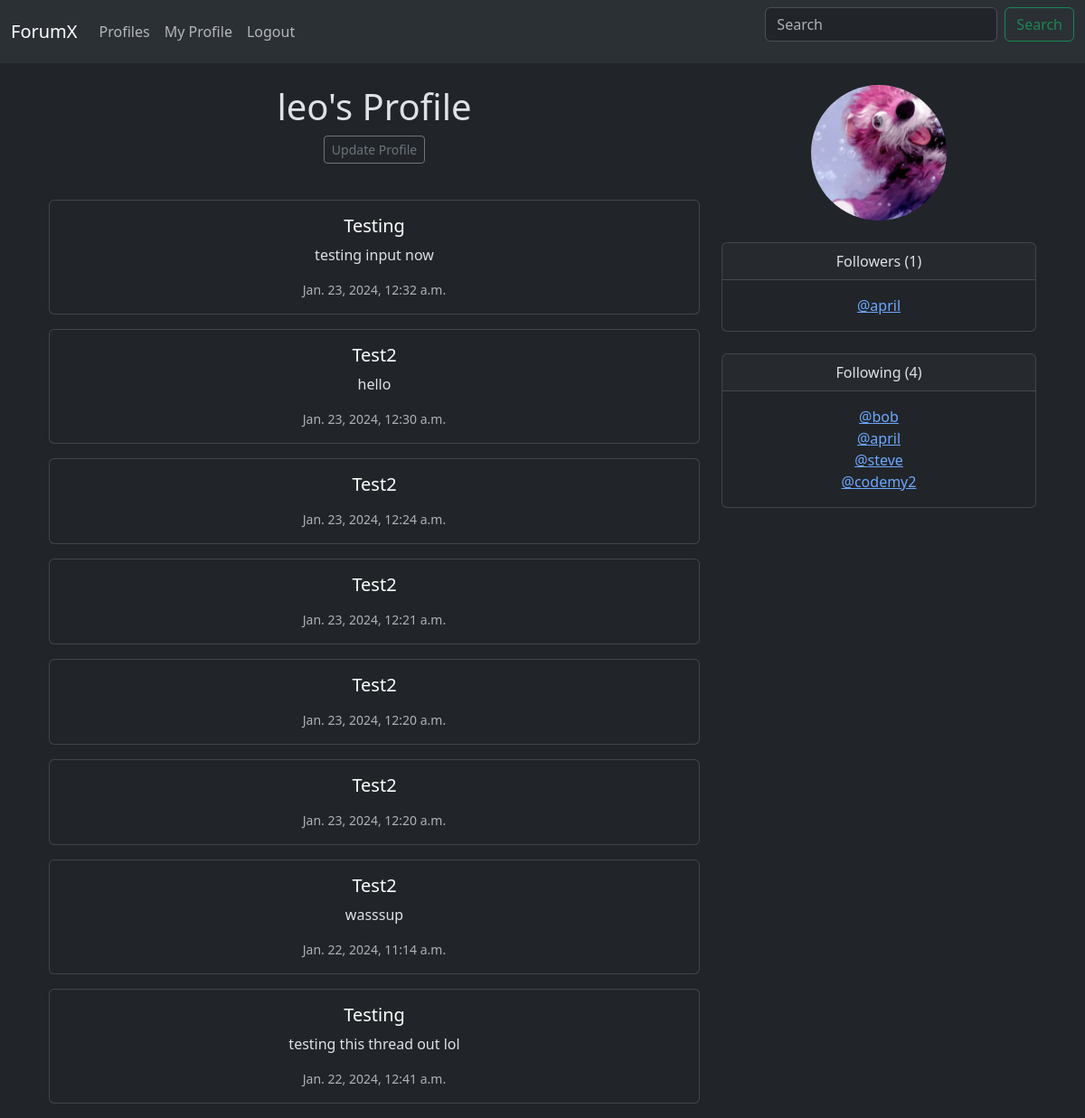
Screenshot of /profile/1 (signed in) with the database file from the repository.
### forumx/models.py (models this page shows, shortened)
class Profile(models.Model):
   user = models.OneToOneField(User, on_delete=models.CASCADE)
   follows = models.ManyToManyField("self",
    related_name="followed_by",
    symmetrical=False, # User does not need to follow back
    blank=True # User does not need to follow anyone
    )
   date_modified = models.DateTimeField(User, default=timezone.now)
   profile_image = models.ImageField(null=True, blank=True, upload_to="images/")
   def __str__(self):
       return self.user.username

class Post(models.Model):
    thread = models.ForeignKey(Thread,
        on_delete=models.CASCADE,
        related_name='posts')
    user = models.ForeignKey(User,
        on_delete=models.CASCADE,
        related_name='posts')
    content = models.TextField()
    created_at = models.DateTimeField(default=timezone.now)

class Thread(models.Model):
    title = models.CharField(max_length=255)
    user = models.ForeignKey(User,
        on_delete=models.CASCADE,
        related_name='created_threads') #We need to access threads later on
    created_at = models.DateTimeField(default=timezone.now)

### forumx/views.py (the view, shortened to what this page needs)
# urls.py: path('profile/<int:pk>', views.profile, name='profile'),
def profile(request, pk):
    if request.user.is_authenticated:
        profile = Profile.objects.get(user_id=pk)
        user_posts = Post.objects.filter(user=profile.user).order_by("-created_at")
        return render(request, 'profile.html', {"profile":profile, "user_posts": user_posts})
    else:
        messages.success(request,("You must be logged in to view profiles"))
        return redirect('home')

### forumx/templates/profile.html (shortened to what this page needs)
{% extends "base.html" %}
{% block content %}
    {% if profile %}
        <div class="container text-center">
            <div class="row">
                <div class="col-8">
                    <h1>{{ profile.user.username }}'s Profile</h1>
                    {% if profile == user.profile %}
                    <a href="{% url 'update_user' %}" class="btn btn-outline-secondary btn-sm">
                            Update Profile
                    </a>
                    {% endif %}
                    <br>
                    {% for post in user_posts %}
                        <div class="card mb-3">
                            <div class="card-body">
                                <h5 class="card-title"><a href="{% url 'thread_posts' post.thread.id %}" class="white-link">{{ post.thread.title | title }}</a></h5>
                                <p class="card-text">{{ post.content }}</p>
                                <p class="card-text"><small class="text-muted">{{ post.created_at }}</small></p>
                            </div>
                        </div>
                    {% endfor %}
                </div>
                <div class="col-4">
                    {% if profile.profile_image %}
                    <img src="{{ profile.profile_image.url }}" class="img-fluid profile-image">
                    {% endif %}
                    <br>
                    <br>
                    <div class="card">
                        <div class="card-header">
                            <p class="card-text">
                                Followers
                               ({{ profile.followed_by.count }})
                            </p>
                        </div>
                        <div class="card-body">
                          <p class="card-text">
                            {% for follower in profile.followed_by.all %}
                                <a href="{% url 'profile' follower.user.id%}"> @{{ follower }} </a><br>
                            {% endfor %}
                          </p>
                        </div>
                    </div>
                    <br>
                    <div class="card">
                        <div class="card-header">
                          <p class="card-text">
                            Following ({{ profile.follows.count }})
                        </p>
                        </div>
                        <div class="card-body">
                          <p class="card-text">
                            {% for following in profile.follows.all %}
                                <a href="{% url 'profile' following.user.id%}"> @{{ following }} </a><br>
                            {% endfor %}
                          </p>
                        </div>
                    </div>
                </div>
            </div>
        </div>
    {% endif %}
{% endblock %}

### forumx/templates/profile.html (style rules this page uses)
.white-link { text-decoration: none; color: white; }
.profile-image { width: 150px; height: 150px; border-radius: 50%; object-fit: cover; }

### rows the page displays
Profile: user.username "leo", profile_image (picture), followed_by.count "1", follows.count "4"
Post: thread "Testing", content "testing input now", created_at "Jan. 23, 2024, 12:32 a.m."
Post: thread "Test2", content "hello", created_at "Jan. 23, 2024, 12:30 a.m."
Post: thread "Test2", created_at "Jan. 23, 2024, 12:24 a.m."
Post: thread "Test2", created_at "Jan. 23, 2024, 12:21 a.m."
Post: thread "Test2", created_at "Jan. 23, 2024, 12:20 a.m."
Post: thread "Test2", created_at "Jan. 23, 2024, 12:20 a.m."
Post: thread "Test2", content "wasssup", created_at "Jan. 22, 2024, 11:14 a.m."
Post: thread "Testing", content "testing this thread out lol", created_at "Jan. 22, 2024, 12:41 a.m."
Profile: user.username "april"
Profile: user.username "bob"
Profile: user.username "steve"
Profile: user.username "codemy2"
